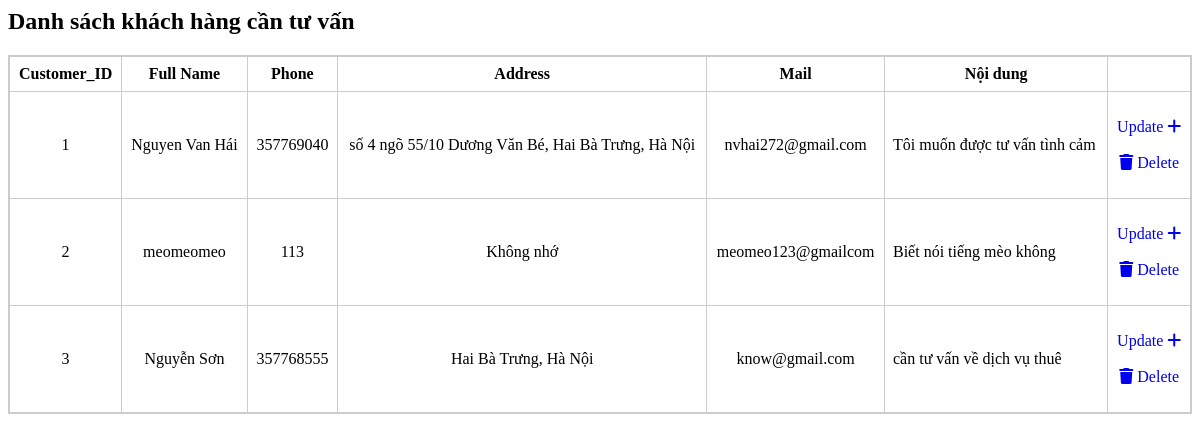
Page /SourceCode/counsel.php on the committed database.
### tables this page shows
CREATE TABLE `info_contact` (
  `id` int(3) NOT NULL,
  `name` varchar(50) NOT NULL,
  `phone` int(11) NOT NULL,
  `address` varchar(200) NOT NULL,
  `mail` varchar(50) NOT NULL,
  `content` varchar(500) NOT NULL
);

### SourceCode/counsel.php (the view, shortened to what this page needs)
<?php
$c = mysqli_connect('localhost', 'root', '', 'marina_fleet');
$s = "SELECT * FROM info_contact";
$r = mysqli_query($c,$s);
?>
<h2>Danh sách khách hàng cần tư vấn</h2>
<table>
        <tr>
            <th>Customer_ID</th>
            <th>Full Name</th>
            <th>Phone</th>
            <th>Address</th>
            <th>Mail</th>
            <th>Nội dung</th>
            <th></th>
        </tr>
        <?php
        while ($row = mysqli_fetch_assoc($r)) {
            ?>
            <tr>
            <td><?php echo $row['id'] ?></td>
            <td><?php echo $row['name'] ?></td>
            <td><?php echo $row['phone'] ?></td>
            <td><?php echo $row['address'] ?></td>
            <td><?php echo $row['mail'] ?></td>
            <td style=" text-align: justify"><?php echo $row['content'] ?></td>
            <td><br><a href='update.php?id="<?php echo $row['id']?>"'>Update <i class="fas fa-plus"></i></a><br><br>
            <a href='delete.php?id="<?php echo $row['id']?>"'><i class="fas fa-trash"></i> Delete</a><br><br>
            </tr>
        <?php
        }
        ?>
    </table>
    <link rel="stylesheet" href="./icon/fontawesome/css/all.min.css">

### SourceCode/counsel.php (style rules this page uses)
table { width: 100%; border-collapse: collapse; border:2px solid #ccc; }
th, td { padding: 8px; text-align: center; border: 1px solid #ccc; }
a { text-decoration: none; }

### rows in the picture
info_contact: id "1", name "Nguyen Van Hái", phone "357769040", address "số 4 ngõ 55/10 Dương Văn Bé, Hai Bà Trưng, Hà Nội", mail "nvhai272@gmail.com", content "Tôi muốn được tư vấn tình cảm"
info_contact: id "2", name "meomeomeo", phone "113", address "Không nhớ", mail "meomeo123@gmailcom", content "Biết nói tiếng mèo không"
info_contact: id "3", name "Nguyễn Sơn", phone "357768555", address "Hai Bà Trưng, Hà Nội", mail "know@gmail.com", content "cần tư vấn về dịch vụ thuê"
